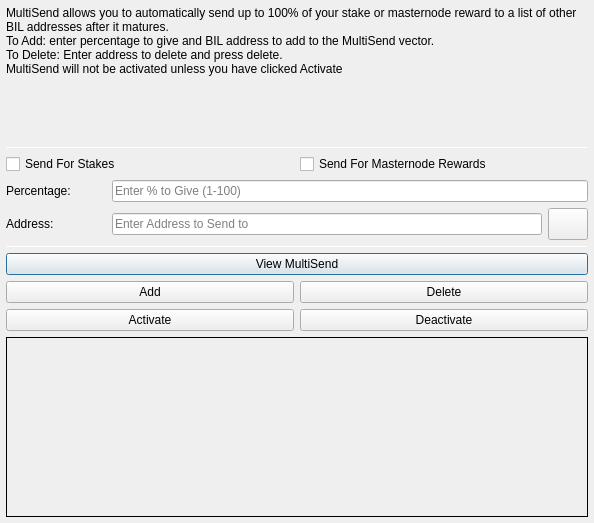
<?xml version="1.0" encoding="UTF-8"?>
<ui version="4.0">
 <class>MultiSendDialog</class>
 <widget class="QDialog" name="MultiSendDialog">
  <property name="windowModality">
   <enum>Qt::NonModal</enum>
  </property>
  <property name="geometry">
   <rect>
    <x>0</x>
    <y>0</y>
    <width>594</width>
    <height>523</height>
   </rect>
  </property>
  <property name="windowTitle">
   <string>MultiSend</string>
  </property>
  <layout class="QVBoxLayout" name="verticalLayout" stretch="0">
   <property name="leftMargin">
    <number>6</number>
   </property>
   <property name="topMargin">
    <number>6</number>
   </property>
   <property name="rightMargin">
    <number>6</number>
   </property>
   <property name="bottomMargin">
    <number>6</number>
   </property>
   <item>
    <layout class="QVBoxLayout" name="verticalLayout_Main" stretch="1,1,1,1,1,1">
     <item>
      <widget class="QLabel" name="label_2">
       <property name="lineWidth">
        <number>1</number>
       </property>
       <property name="text">
        <string>MultiSend allows you to automatically send up to 100% of your stake or masternode reward to a list of other BIL addresses after it matures.
To Add: enter percentage to give and BIL address to add to the MultiSend vector.
To Delete: Enter address to delete and press delete.
MultiSend will not be activated unless you have clicked Activate</string>
       </property>
       <property name="alignment">
        <set>Qt::AlignLeading|Qt::AlignLeft|Qt::AlignTop</set>
       </property>
       <property name="wordWrap">
        <bool>true</bool>
       </property>
      </widget>
     </item>
     <item>
      <widget class="Line" name="line">
       <property name="minimumSize">
        <size>
         <width>0</width>
         <height>1</height>
        </size>
       </property>
       <property name="maximumSize">
        <size>
         <width>16777215</width>
         <height>1</height>
        </size>
       </property>
       <property name="orientation">
        <enum>Qt::Horizontal</enum>
       </property>
      </widget>
     </item>
     <item>
      <layout class="QVBoxLayout" name="verticalLayout_Settings">
       <item>
        <layout class="QHBoxLayout" name="horizontalLayout">
         <item>
          <widget class="QCheckBox" name="multiSendStakeCheckBox">
           <property name="text">
            <string>Send For Stakes</string>
           </property>
          </widget>
         </item>
         <item>
          <widget class="QCheckBox" name="multiSendMasternodeCheckBox">
           <property name="text">
            <string>Send For Masternode Rewards</string>
           </property>
          </widget>
         </item>
        </layout>
       </item>
       <item>
        <layout class="QHBoxLayout" name="horizontalLayout_6">
         <item>
          <widget class="QLabel" name="label">
           <property name="minimumSize">
            <size>
             <width>100</width>
             <height>0</height>
            </size>
           </property>
           <property name="toolTip">
            <string>Percentage of stake to send</string>
           </property>
           <property name="text">
            <string>Percentage:</string>
           </property>
          </widget>
         </item>
         <item>
          <widget class="QLineEdit" name="multiSendPercentEdit">
           <property name="toolTip">
            <string>Enter whole numbers 1 - 100</string>
           </property>
           <property name="placeholderText">
            <string>Enter % to Give (1-100)</string>
           </property>
          </widget>
         </item>
        </layout>
       </item>
       <item>
        <layout class="QHBoxLayout" name="horizontalLayout_7">
         <item>
          <widget class="QLabel" name="label_5">
           <property name="minimumSize">
            <size>
             <width>100</width>
             <height>0</height>
            </size>
           </property>
           <property name="toolTip">
            <string>Address to send portion of stake to</string>
           </property>
           <property name="text">
            <string>Address:</string>
           </property>
          </widget>
         </item>
         <item>
          <widget class="QLineEdit" name="multiSendAddressEdit">
           <property name="toolTip">
            <string/>
           </property>
           <property name="placeholderText">
            <string>Enter Address to Send to</string>
           </property>
          </widget>
         </item>
         <item>
          <widget class="QPushButton" name="addressBookButton">
           <property name="maximumSize">
            <size>
             <width>16777215</width>
             <height>32</height>
            </size>
           </property>
           <property name="toolTip">
            <string>Choose an address from the address book</string>
           </property>
           <property name="text">
            <string/>
           </property>
           <property name="icon">
            <iconset resource="../blackbill.qrc">
             <normaloff>:/icons/address-book</normaloff>:/icons/address-book</iconset>
           </property>
           <property name="shortcut">
            <string>Alt+A</string>
           </property>
           <property name="autoDefault">
            <bool>false</bool>
           </property>
          </widget>
         </item>
        </layout>
       </item>
      </layout>
     </item>
     <item>
      <widget class="Line" name="line_2">
       <property name="minimumSize">
        <size>
         <width>0</width>
         <height>1</height>
        </size>
       </property>
       <property name="maximumSize">
        <size>
         <width>16777215</width>
         <height>1</height>
        </size>
       </property>
       <property name="orientation">
        <enum>Qt::Horizontal</enum>
       </property>
      </widget>
     </item>
     <item>
      <layout class="QVBoxLayout" name="verticalLayout_Buttons">
       <item>
        <layout class="QHBoxLayout" name="horizontalLayout_4">
         <item>
          <widget class="QPushButton" name="viewButton">
           <property name="toolTip">
            <string/>
           </property>
           <property name="statusTip">
            <string>View MultiSend Vector</string>
           </property>
           <property name="text">
            <string>View MultiSend</string>
           </property>
          </widget>
         </item>
        </layout>
       </item>
       <item>
        <layout class="QHBoxLayout" name="horizontalLayout_2">
         <item>
          <widget class="QPushButton" name="addButton">
           <property name="toolTip">
            <string/>
           </property>
           <property name="statusTip">
            <string>Add to MultiSend Vector</string>
           </property>
           <property name="text">
            <string>Add</string>
           </property>
          </widget>
         </item>
         <item>
          <widget class="QPushButton" name="deleteButton">
           <property name="toolTip">
            <string/>
           </property>
           <property name="statusTip">
            <string>Delete Address From MultiSend Vector</string>
           </property>
           <property name="text">
            <string>Delete</string>
           </property>
          </widget>
         </item>
        </layout>
       </item>
       <item>
        <layout class="QHBoxLayout" name="horizontalLayout_5">
         <item>
          <widget class="QPushButton" name="activateButton">
           <property name="statusTip">
            <string>Activate MultiSend</string>
           </property>
           <property name="text">
            <string>Activate</string>
           </property>
          </widget>
         </item>
         <item>
          <widget class="QPushButton" name="disableButton">
           <property name="statusTip">
            <string>Deactivate MultiSend</string>
           </property>
           <property name="text">
            <string>Deactivate</string>
           </property>
          </widget>
         </item>
        </layout>
       </item>
      </layout>
     </item>
     <item>
      <widget class="QLabel" name="message">
       <property name="minimumSize">
        <size>
         <width>0</width>
         <height>180</height>
        </size>
       </property>
       <property name="frameShape">
        <enum>QFrame::Panel</enum>
       </property>
       <property name="frameShadow">
        <enum>QFrame::Plain</enum>
       </property>
       <property name="lineWidth">
        <number>1</number>
       </property>
       <property name="midLineWidth">
        <number>1</number>
       </property>
       <property name="text">
        <string/>
       </property>
       <property name="alignment">
        <set>Qt::AlignLeading|Qt::AlignLeft|Qt::AlignTop</set>
       </property>
       <property name="wordWrap">
        <bool>true</bool>
       </property>
      </widget>
     </item>
    </layout>
   </item>
  </layout>
 </widget>
 <resources>
  <include location="../blackbill.qrc"/>
 </resources>
 <connections/>
</ui>
